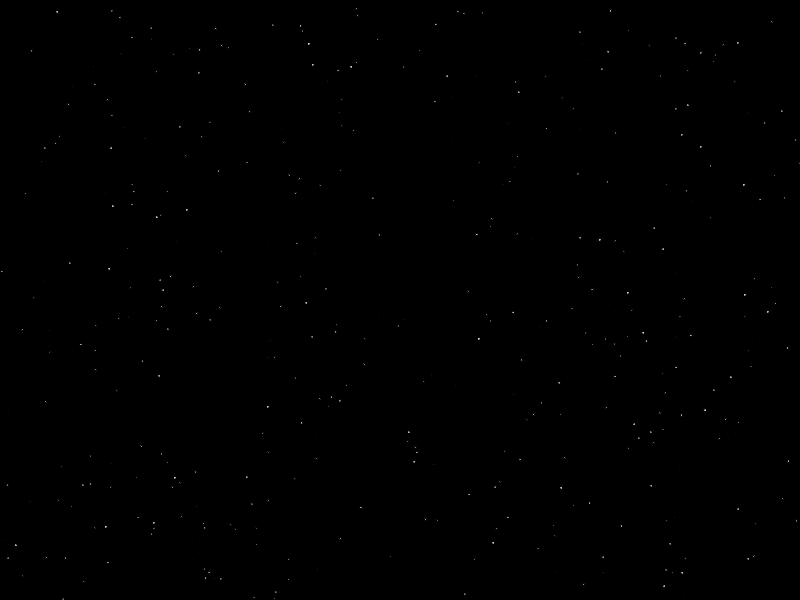
Frame 1 (no input)
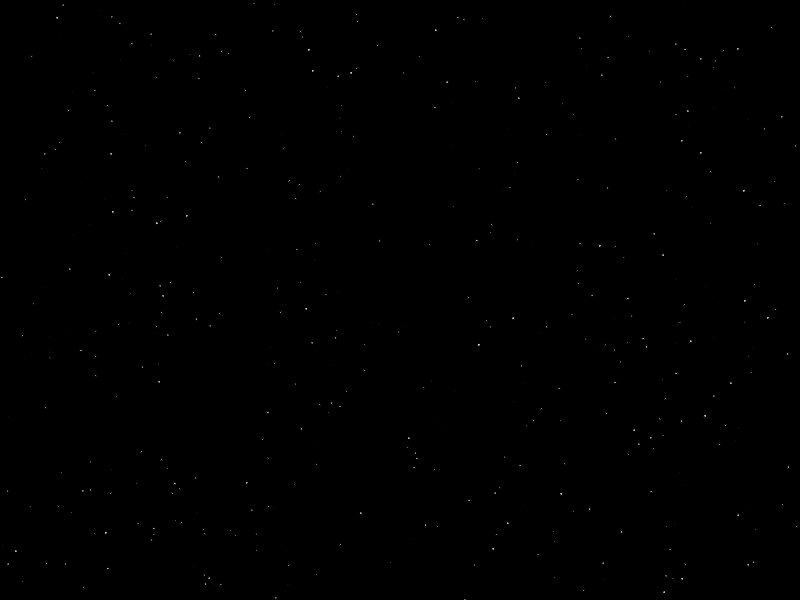
Frame 60 (the mouse pressed at the canvas centre just before this capture)
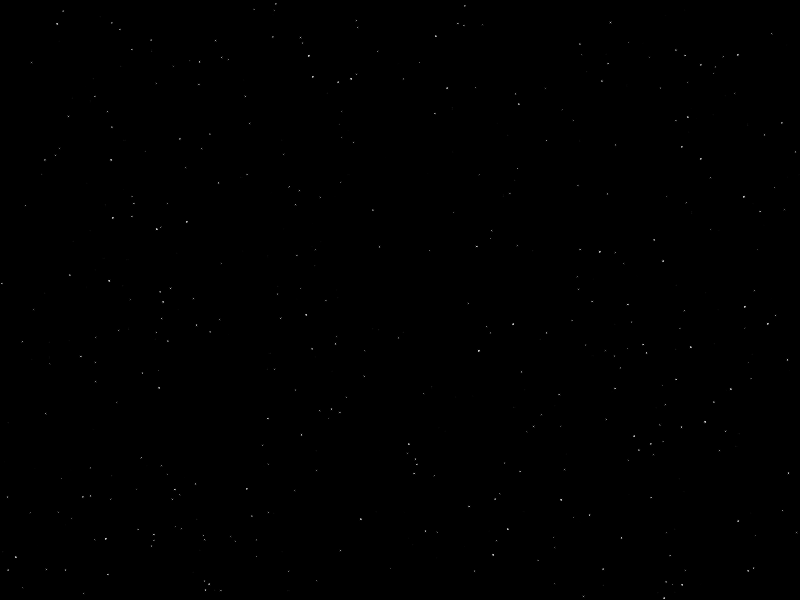
Frame 120 (the mouse held since frame 60 and released just before this capture)

The Processing sketch that drew these frames (run headless with seeded random() and noise(); from frame 60 on, the mouse is pressed at the canvas centre):

// Processing sketch: cosmos
// ── cosmos.pde
int stars = 500;  // this numer defines the amount of stars


float [] x = new float [stars];
float [] y = new float [stars];
float [] shade = new float [stars];
float [] diameter = new float [stars];

void setup () {

  size (800, 600);


  for (int i = 0; i < x.length; i++) {
    
    
    //ellipse description

    x [i] = random (1, width);
    y [i] = random (1, height);
    shade [i] = random (100, 220);
    diameter[i] = random (1, 3);
  }
}

void draw () {

  background (0);

  for (int i = 0; i < x.length; i++) {    

    fill(shade[i]);
    ellipse (x[i], y[i], diameter [i], diameter [i]);

    //movement


   // y [i] += random);
    y [i] += 0.1;
    if (y [i]>height) {
      y[i]=0;
    }
  }
}
